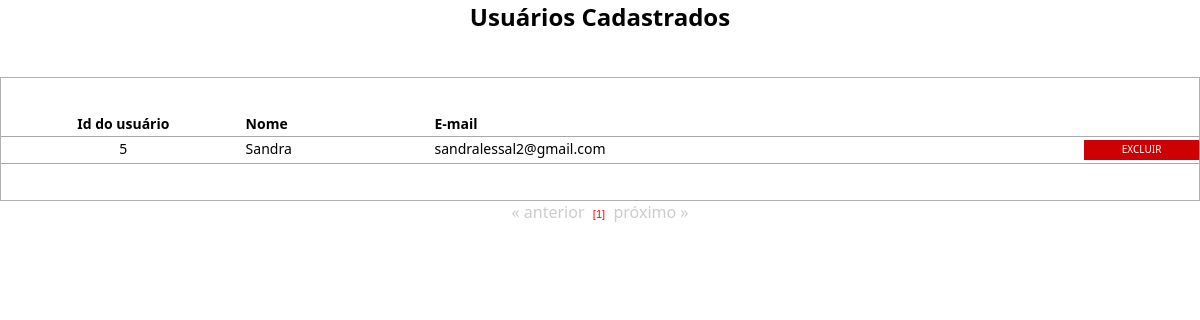
/visualiza_usuario.php, run on the app's committed database.
### tables this page shows
CREATE TABLE `usuario` (
  `id_usuario` int(10) unsigned NOT NULL AUTO_INCREMENT,
  `nome_usuario` varchar(200) DEFAULT NULL,
  `cpf_usuario` varchar(14) DEFAULT NULL,
  `end_usuario` varchar(500) DEFAULT NULL,
  `fixo_usuario` varchar(14) DEFAULT NULL,
  `cel_usuario` varchar(15) DEFAULT NULL,
  `email_usuario` varchar(100) DEFAULT NULL,
  `tipo_usuario` varchar(13) NOT NULL,
  `login_usuario` varchar(100) DEFAULT NULL,
  `senha_usuario` varchar(10) DEFAULT NULL,
  PRIMARY KEY (`id_usuario`)
);

### processos/database.php (called while the page is built, shortened)
<?php
function DBRead ($table, $params = null, $fields = '*') {
	$params = ($params) ? " {$params}" : null;
		$query = "SELECT {$fields} FROM {$table}{$params}";
		$result = DBExecute($query);
		if (!mysqli_num_rows($result))
			return false;
		else {
			while ($res = mysqli_fetch_assoc($result)) {
				$data[] = $res;
			}
			return $data;
		}
}
function DBExecute($query){
	$link = DBConnect();
	$result = @mysqli_query($link, $query) or die (mysqli_error($link));
	return $result;
}
?>

### visualiza_usuario.php (the view, shortened to what this page needs)
<!doctype html>
<html>
<head>
<link href="css/style.css" rel="stylesheet" type="text/css">
<link href="css/style.css" rel="stylesheet" type="text/css">
<link rel="stylesheet" href="css/menu.css">
</head>
<body>
<center><h2> Usuários Cadastrados</h2></center>
<br />
<br />
<table width="100%" border="0" cellpadding="0" cellspacing="0" class="table">
	<tr class="linha">
		<td class="linha" width="20%" align="center"><b>Id do usuário</b></td>
		<td class="linha"><b>Nome</b></td>
    <td class="linha"><b>E-mail</b></td>
    <td width="10%" align="center" class="linha"></td>
	</tr>
<?php
require 'processos/database.php';
  $numreg = 15;
  $inicial = $_GET['pg'] * $numreg;
	$usuario = DBRead ("usuario", "ORDER BY id_usuario ASC LIMIT $inicial, $numreg", "id_usuario, nome_usuario, email_usuario");
  foreach ($usuario as $user) {
		if ($user['nome_usuario'] == 'Administrador do Sistema') { echo "";}
		else {
		?>
	<tr onmouseover="ChangeColor(this, true);" onmouseout="ChangeColor(this, false);" onclick="DoNav('altera_usuario.php?id=<?php echo $user['id_usuario'];?>');">
		<td class="linha" align="center" valign="middle"><?php echo $user['id_usuario'];?></td>
		<td class="linha espaco" valign="middle"><?php echo $user['nome_usuario']; ?></td>
    <td class="linha espaco" valign="middle"><?php echo $user['email_usuario']; ?></td>
	  <td class="linha espaco" valign="middle">
        <span class="excluir">
            <a href="javascript:aviso('<?=$user['id_usuario'];?>');">Excluir</a>
        </span>
    </td>
  </tr>
<?php
		}
	}
?>
</table>
<center>
<?php
  require "paginacao.php";
?>
</center>
</body>
</html>

### css/style.css (style rules this page uses)
html { height: 89%; padding: 0; margin: 0; }
body { height: 99%; padding: 0; margin: 0; }
* { padding: 0; margin: 0; font-family: Segoe, "Segoe UI", "DejaVu Sans", "Trebuchet MS", Verdana, sans-serif; }
.table { width: 100%; border: 1px solid #B1B1B1; padding: 3% 0 3% 0; }
.table td { font-size: 14px; padding: 0 0 3px 5px; }
.linha { border-bottom: 1px solid hsla(0,0%,66%,1.00); padding: 5px 3px 3px 3px; }
.espaco { padding-left: 70px; }
a { color: #000000; text-decoration: none; font-size: 14px; }
.excluir a { width: auto; display: block; text-decoration: none; color: #FFFFFF; font-size: 10px; margin-top: 3px; padding: 2px 10px 4px 10px; background-color: #CD0104; transition: all 0.5s linear; -o-transition: all 0.5s linear; -webkit-transition: all 0.5s linear; -moz-transition: all 0.5s linear; text-transform: uppercase; border:none; outline: none; cursor: pointer; -webkit-appearance:none; text-align: center; }

### data on the page
usuario: id_usuario "5", nome_usuario "Sandra", email_usuario "sandralessal2@gmail.com"
